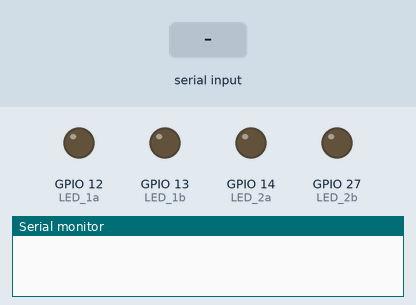
This sketch was run on a simulated ESP32. On the bench: output pins drawn as LEDs (lit = HIGH), the last lines printed to the serial monitor. The test bench sets the inputs (shaded band). Nothing arrives over Bluetooth unless stated.

Above: at 1.2 s.
1.3 s: "1a" received over the second serial link
At 3.5 s:
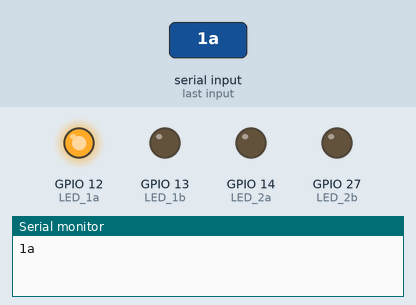
3.8 s: "1b" received over the second serial link
At 5.6 s:
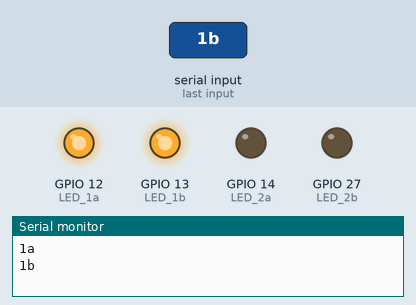
6.3 s: "2a" received over the second serial link
At 8.5 s:
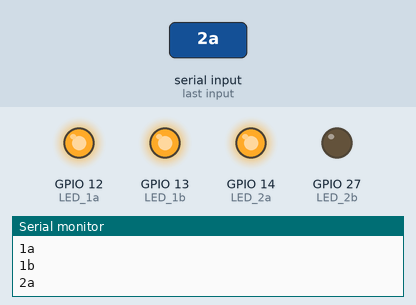
8.8 s: "2b" received over the second serial link
At 10.6 s:
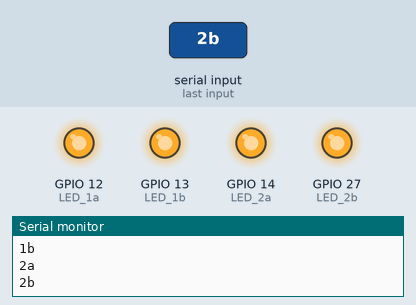
Timing chart, 0 to 12.1 s (numbered marks = the images above; inputs shaded):
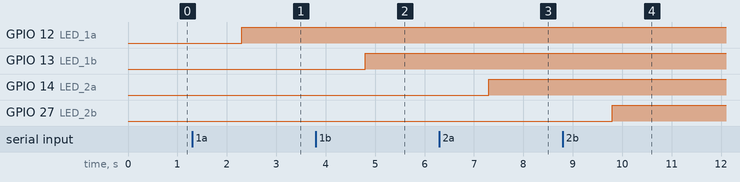

Measured:
- after the input at 1.3 s, GPIO 12 (LED_1a): LOW → HIGH after 1.0 s
- after the input at 3.8 s, GPIO 13 (LED_1b): LOW → HIGH after 1.0 s
- after the input at 6.3 s, GPIO 14 (LED_2a): LOW → HIGH after 1.0 s
- after the input at 8.8 s, GPIO 27 (LED_2b): LOW → HIGH after 1.0 s

The sketch:

game.ino
```cpp
#include <BluetoothSerial.h>
BluetoothSerial BT;

#define LED_1a 12
#define LED_1b 13
#define LED_2a 14
#define LED_2b 27

void setup() {
  // put your setup code here, to run once:
  Serial.begin(115200);
  BT.begin("animal");//請改名
  pinMode(LED_1a, OUTPUT);
  pinMode(LED_1b, OUTPUT);
  pinMode(LED_2a, OUTPUT);
  pinMode(LED_2b, OUTPUT);
}

void loop() {
  // put your main code here, to run repeatedly:
  while (BT.available()) {
    //讀取藍芽資料
    String BTdata=BT.readString();
    if(BTdata == "1a"){
      digitalWrite(LED_1a, HIGH);
    }
    else if(BTdata == "1b"){
      digitalWrite(LED_1b, HIGH);
    }
    else if(BTdata == "2a"){
      digitalWrite(LED_2a, HIGH);
    }
    else if(BTdata == "2b"){
      digitalWrite(LED_2b, HIGH);
    }
    else if(BTdata == "0"){
      digitalWrite(LED_1a, LOW);
      digitalWrite(LED_1b, LOW);
      digitalWrite(LED_2a, LOW);
      digitalWrite(LED_2b, LOW);
    }
    //顯示在序列視窗
    Serial.println(BTdata);
  }
  delay(1);
}
```
